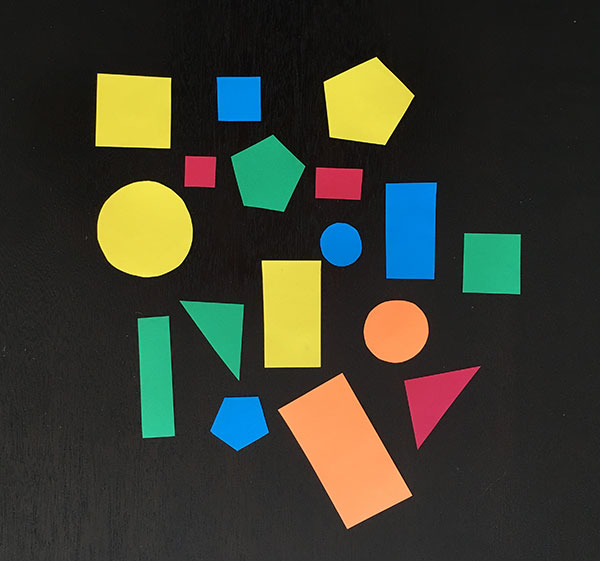
#> input picture shapes_and_colors.jpg, 600 x 561 px
$ python '颜色检测.py'
#> lines starting #> are read from the running program, lines starting #| are printed output that depends on the picture; after the words box and inside, x2 and y2 are one past the last pixel; in counts of white or black regions, pixels touching at a corner belong together
### 形状检测.py
import cv2
import imutils


class ShapeDetector():
    def __init__(self):
        pass

    def detect(self, c):
        shape = 'unidentified'
        peri = cv2.arcLength(c, True)
        approx = cv2.approxPolyDP(c, 0.04 * peri, True)
        if len(approx) == 3:
            shape = 'triangle'
        elif len(approx) == 4:
            x, y, w, h = cv2.boundingRect(approx)
            ar = w / float(h)
            shape = 'square' if ar > 0.95 and ar < 1.05 else 'rectangle'
        elif len(approx) == 5:
            shape = 'pentagon'
        else:
            shape = 'circle'
        return shape


# [16 lines left out: function processImage, not called in this run]

### 颜色检测.py
import cv2
import imutils
import matplotlib.pyplot as plt
from scipy.spatial import distance as dist
from collections import OrderedDict
import numpy as np
import cv2
from 形状检测 import ShapeDetector


class ColorLabeler():
    def __init__(self):
        colors = OrderedDict({
            'red': (255, 0, 0),
            'green': (0, 255, 0),
            'blue': (0, 0, 255)
        })
        self.lab = np.zeros((len(colors), 1, 3), dtype=np.uint8)
        self.colorNames = []
        for (i, (name, rgb)) in enumerate(colors.items()):
            self.lab[i] = rgb
            self.colorNames.append(name)
        self.lab = cv2.cvtColor(self.lab, cv2.COLOR_RGB2LAB)

    def label(self, image, c):
        mask = np.zeros(image.shape[:2], dtype=np.uint8)
        cv2.drawContours(mask, [c], -1, 255, -1)
        mask = cv2.erode(mask, None, iterations=2)
        mean = cv2.mean(image, mask=mask)[:3]
        minDist = (np.inf, None)
        for (i, row) in enumerate(self.lab):
            d = dist.euclidean(row, mean)
            if d < minDist[0]:
                minDist = (d, i)
        return self.colorNames[minDist[1]]


image = cv2.imread('shapes_and_colors.jpg')
#> image is the input picture: shape (561, 600, 3); mean B, G, R 47.2, 60.1, 58.4
resized = imutils.resize(image, width=300)
ratio = image.shape[0] / float(resized.shape[0])
#> ratio = 2
blured = cv2.GaussianBlur(resized, [5, 5], 0)
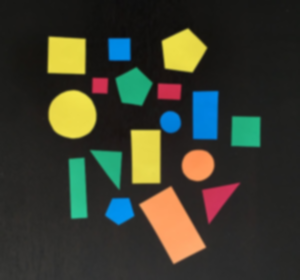
#> blured: shape (280, 300, 3); mean B, G, R 47.2, 60.1, 58.4
gray = cv2.cvtColor(blured, cv2.COLOR_BGR2GRAY)
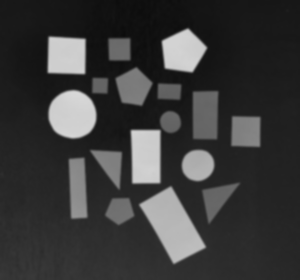
#> gray: shape (280, 300); min 12, max 216, mean 58.1
lab = cv2.cvtColor(blured, cv2.COLOR_BGR2LAB)
#> lab: shape (280, 300, 3); mean of channels 0, 1, 2 61.7, 127.4, 135.2
thresh = cv2.threshold(gray, 60, 255, cv2.THRESH_BINARY)[1]
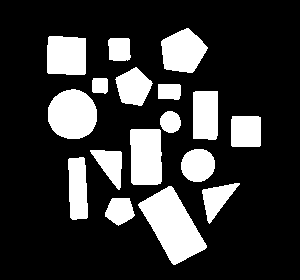
#> thresh: shape (280, 300); 21.4% white; 17 white regions
cnts = cv2.findContours(thresh, cv2.RETR_TREE, cv2.CHAIN_APPROX_SIMPLE)
#> cnts = 17 contours; largest, box (x1, y1, x2, y2) and area: (138, 186, 207, 265) 2702, (48, 89, 97, 139) 1884, (130, 129, 162, 185) 1629, (161, 28, 208, 73) 1426, (47, 36, 86, 75) 1386
cnts = imutils.grab_contours(cnts)

sd = ShapeDetector()
cl = ColorLabeler()
for c in cnts:
    M = cv2.moments(c)
    cX = int(M['m10'] / (M['m00'] + 0.000001) * ratio)
    cY = int(M['m01'] / (M['m00'] + 0.000001) * ratio)
    shape = sd.detect(c)
#> (the run stopped early here; a loop or call above may not have finished)
